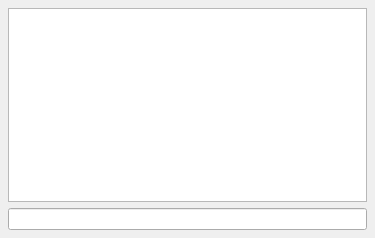
<ui version="4.0" >
 <class>jsConsole</class>
 <widget class="QWidget" name="jsConsole" >
  <property name="geometry" >
   <rect>
    <x>0</x>
    <y>0</y>
    <width>375</width>
    <height>238</height>
   </rect>
  </property>
  <property name="windowTitle" >
   <string>MainWindow</string>
  </property>
  <layout class="QGridLayout" >
   <property name="margin" >
    <number>8</number>
   </property>
   <property name="spacing" >
    <number>6</number>
   </property>
   <item row="1" column="0" >
    <widget class="QLineEdit" name="commandLine" />
   </item>
   <item row="0" column="0" >
    <widget class="QTextBrowser" name="outputConsole" >
     <property name="horizontalScrollBarPolicy" >
      <enum>Qt::ScrollBarAsNeeded</enum>
     </property>
     <property name="autoFormatting" >
      <set>QTextEdit::AutoAll</set>
     </property>
     <property name="lineWrapMode" >
      <enum>QTextEdit::WidgetWidth</enum>
     </property>
    </widget>
   </item>
  </layout>
 </widget>
 <resources/>
 <connections/>
</ui>
